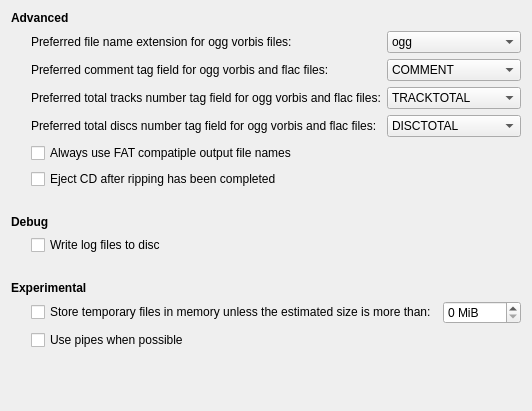
<?xml version="1.0" encoding="UTF-8"?>
<ui version="4.0">
 <class>ConfigAdvancedPage</class>
 <widget class="QWidget" name="ConfigAdvancedPage">
  <property name="geometry">
   <rect>
    <x>0</x>
    <y>0</y>
    <width>512</width>
    <height>411</height>
   </rect>
  </property>
  <property name="windowTitle">
   <string>Form</string>
  </property>
  <layout class="QVBoxLayout" name="verticalLayout_3">
   <item>
    <widget class="QLabel" name="label">
     <property name="font">
      <font>
       <weight>75</weight>
       <bold>true</bold>
      </font>
     </property>
     <property name="text">
      <string>Advanced</string>
     </property>
    </widget>
   </item>
   <item>
    <layout class="QHBoxLayout" name="horizontalLayout_2" stretch="0,1">
     <item>
      <spacer name="horizontalSpacer_5">
       <property name="orientation">
        <enum>Qt::Horizontal</enum>
       </property>
       <property name="sizeType">
        <enum>QSizePolicy::Fixed</enum>
       </property>
       <property name="sizeHint" stdset="0">
        <size>
         <width>20</width>
         <height>20</height>
        </size>
       </property>
      </spacer>
     </item>
     <item>
      <layout class="QVBoxLayout" name="verticalLayout">
       <item>
        <layout class="QGridLayout" name="gridLayout">
         <item row="1" column="0">
          <widget class="QLabel" name="label_5">
           <property name="toolTip">
            <string>Some applications use the field DESCRIPTION even though the field COMMENT is the correct one.
Comments will be written to the selected field, when reading tags the selected field will be preferred.</string>
           </property>
           <property name="text">
            <string>Preferred comment tag field for ogg vorbis and flac files:</string>
           </property>
          </widget>
         </item>
         <item row="2" column="1">
          <widget class="QComboBox" name="preferredVorbisCommentTrackTotalTagComboBox">
           <property name="toolTip">
            <string>Total tracks number will be written to the selected field, when reading tags the selected field will be preferred.
When using the field TRACKNUMBER, the track number and the total tracks number will be written to the same field separated by a slash ('/').</string>
           </property>
           <item>
            <property name="text">
             <string>TRACKTOTAL</string>
            </property>
           </item>
           <item>
            <property name="text">
             <string>TOTALTRACKS</string>
            </property>
           </item>
           <item>
            <property name="text">
             <string>TRACKNUMBER</string>
            </property>
           </item>
          </widget>
         </item>
         <item row="3" column="0">
          <widget class="QLabel" name="label_7">
           <property name="toolTip">
            <string>Total discs number will be written to the selected field, when reading tags the selected field will be preferred.
When using the field DISCNUMBER, the disc number and the total discs number will be written to the same field separated by a slash ('/').</string>
           </property>
           <property name="text">
            <string>Preferred total discs number tag field for ogg vorbis and flac files:</string>
           </property>
          </widget>
         </item>
         <item row="0" column="0">
          <widget class="QLabel" name="label_4">
           <property name="text">
            <string>Preferred file name extension for ogg vorbis files:</string>
           </property>
          </widget>
         </item>
         <item row="3" column="1">
          <widget class="QComboBox" name="preferredVorbisCommentDiscTotalTagComboBox">
           <property name="toolTip">
            <string>Total discs number will be written to the selected field, when reading tags the selected field will be preferred.
When using the field DISCNUMBER, the disc number and the total discs number will be written to the same field separated by a slash ('/').</string>
           </property>
           <item>
            <property name="text">
             <string>DISCTOTAL</string>
            </property>
           </item>
           <item>
            <property name="text">
             <string>TOTALDISCS</string>
            </property>
           </item>
           <item>
            <property name="text">
             <string>DISCNUMBER</string>
            </property>
           </item>
          </widget>
         </item>
         <item row="1" column="1">
          <widget class="QComboBox" name="preferredVorbisCommentCommentTagComboBox">
           <property name="toolTip">
            <string>Some applications use the field DESCRIPTION even though the field COMMENT is the correct one.
Comments will be written to the selected field, when reading tags the selected field will be preferred.</string>
           </property>
           <item>
            <property name="text">
             <string>COMMENT</string>
            </property>
           </item>
           <item>
            <property name="text">
             <string>DESCRIPTION</string>
            </property>
           </item>
          </widget>
         </item>
         <item row="2" column="0">
          <widget class="QLabel" name="label_6">
           <property name="toolTip">
            <string>Total tracks number will be written to the selected field, when reading tags the selected field will be preferred.
When using the field TRACKNUMBER, the track number and the total tracks number will be written to the same field separated by a slash ('/').</string>
           </property>
           <property name="text">
            <string>Preferred total tracks number tag field for ogg vorbis and flac files:</string>
           </property>
          </widget>
         </item>
         <item row="0" column="1">
          <widget class="QComboBox" name="preferredOggVorbisExtensionComboBox">
           <item>
            <property name="text">
             <string>ogg</string>
            </property>
           </item>
           <item>
            <property name="text">
             <string>oga</string>
            </property>
           </item>
          </widget>
         </item>
        </layout>
       </item>
       <item>
        <widget class="QCheckBox" name="useVfatNamesCheckBox">
         <property name="toolTip">
          <string>Replaces some special characters like '?' by '_'.
If the output directory is on a FAT file system FAT compatible file names will automatically be used independently from this option.</string>
         </property>
         <property name="text">
          <string>Always use FAT compatiple output file names</string>
         </property>
        </widget>
       </item>
       <item>
        <widget class="QCheckBox" name="ejectCdAfterRipCheckBox">
         <property name="text">
          <string>Eject CD after ripping has been completed</string>
         </property>
        </widget>
       </item>
      </layout>
     </item>
    </layout>
   </item>
   <item>
    <spacer name="verticalSpacer_2">
     <property name="orientation">
      <enum>Qt::Vertical</enum>
     </property>
     <property name="sizeType">
      <enum>QSizePolicy::Fixed</enum>
     </property>
     <property name="sizeHint" stdset="0">
      <size>
       <width>20</width>
       <height>20</height>
      </size>
     </property>
    </spacer>
   </item>
   <item>
    <widget class="QLabel" name="label_2">
     <property name="font">
      <font>
       <weight>75</weight>
       <bold>true</bold>
      </font>
     </property>
     <property name="text">
      <string>Debug</string>
     </property>
    </widget>
   </item>
   <item>
    <layout class="QHBoxLayout" name="horizontalLayout_4" stretch="0,1">
     <item>
      <spacer name="horizontalSpacer_6">
       <property name="orientation">
        <enum>Qt::Horizontal</enum>
       </property>
       <property name="sizeType">
        <enum>QSizePolicy::Fixed</enum>
       </property>
       <property name="sizeHint" stdset="0">
        <size>
         <width>20</width>
         <height>20</height>
        </size>
       </property>
      </spacer>
     </item>
     <item>
      <widget class="QCheckBox" name="writeLogFilesCheckBox">
       <property name="text">
        <string>Write log files to disc</string>
       </property>
      </widget>
     </item>
    </layout>
   </item>
   <item>
    <spacer name="verticalSpacer_3">
     <property name="orientation">
      <enum>Qt::Vertical</enum>
     </property>
     <property name="sizeType">
      <enum>QSizePolicy::Fixed</enum>
     </property>
     <property name="sizeHint" stdset="0">
      <size>
       <width>20</width>
       <height>20</height>
      </size>
     </property>
    </spacer>
   </item>
   <item>
    <widget class="QLabel" name="label_3">
     <property name="font">
      <font>
       <weight>75</weight>
       <bold>true</bold>
      </font>
     </property>
     <property name="text">
      <string>Experimental</string>
     </property>
    </widget>
   </item>
   <item>
    <layout class="QHBoxLayout" name="horizontalLayout_3" stretch="0,1">
     <item>
      <spacer name="horizontalSpacer_7">
       <property name="orientation">
        <enum>Qt::Horizontal</enum>
       </property>
       <property name="sizeType">
        <enum>QSizePolicy::Fixed</enum>
       </property>
       <property name="sizeHint" stdset="0">
        <size>
         <width>20</width>
         <height>20</height>
        </size>
       </property>
      </spacer>
     </item>
     <item>
      <layout class="QVBoxLayout" name="verticalLayout_2">
       <item>
        <layout class="QHBoxLayout" name="horizontalLayout">
         <item>
          <widget class="QCheckBox" name="useSharedMemoryForTempFilesCheckBox">
           <property name="toolTip">
            <string>Store temporary files in memory instead of writing them to the disc</string>
           </property>
           <property name="text">
            <string>Store temporary files in memory unless the estimated size is more than:</string>
           </property>
          </widget>
         </item>
         <item>
          <widget class="QSpinBox" name="maxSizeForSharedMemoryTempFilesSpinBox">
           <property name="toolTip">
            <string>Don't store files that are expected to be bigger than this value in memory to avoid swapping</string>
           </property>
           <property name="suffix">
            <string extracomment="mega in bytes"> MiB</string>
           </property>
           <property name="maximum">
            <number>9999</number>
           </property>
          </widget>
         </item>
         <item>
          <spacer name="horizontalSpacer">
           <property name="orientation">
            <enum>Qt::Horizontal</enum>
           </property>
           <property name="sizeHint" stdset="0">
            <size>
             <width>40</width>
             <height>20</height>
            </size>
           </property>
          </spacer>
         </item>
        </layout>
       </item>
       <item>
        <widget class="QCheckBox" name="usePipesCheckBox">
         <property name="toolTip">
          <string>Pipes make it unnecessary to use temporary files, therefore increasing the performance.
But some backends cause errors in this mode so be cautious.</string>
         </property>
         <property name="text">
          <string>Use pipes when possible</string>
         </property>
        </widget>
       </item>
      </layout>
     </item>
    </layout>
   </item>
   <item>
    <spacer name="verticalSpacer">
     <property name="orientation">
      <enum>Qt::Vertical</enum>
     </property>
     <property name="sizeHint" stdset="0">
      <size>
       <width>20</width>
       <height>32</height>
      </size>
     </property>
    </spacer>
   </item>
  </layout>
 </widget>
 <resources/>
 <connections/>
</ui>
